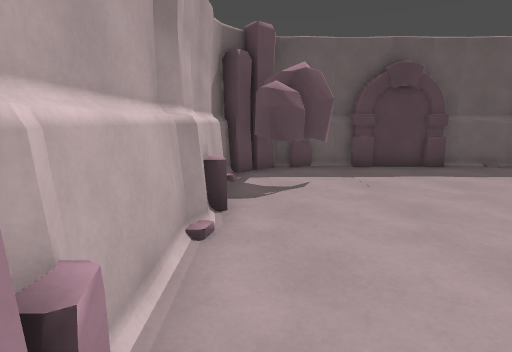
[1] (above)

15 first-person views from a walk through a 3-D level made in the Godot game engine. The camera is 1.4 m above the floor, tilts 10° down and sees 80° across. The floor is counted in squares, 1 m on a side. Each view is taken from the middle of a square. On the plan, view 1 faces up. The plan holds only what a view shows up to about 14 squares ahead; the rest is blank.

[2]
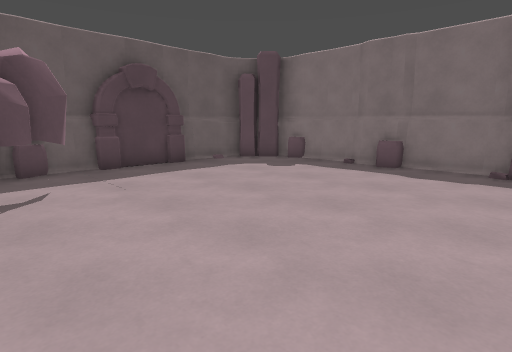

[3]
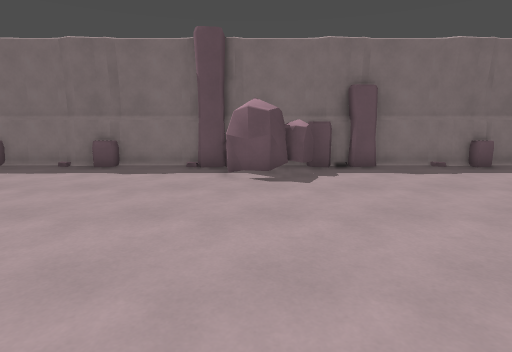

[4]
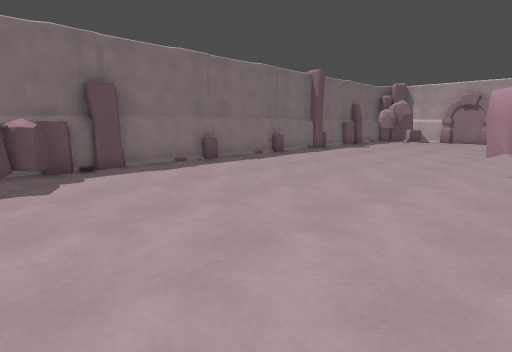

[5]
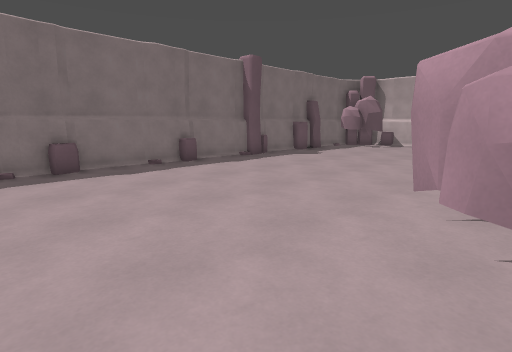

[6]
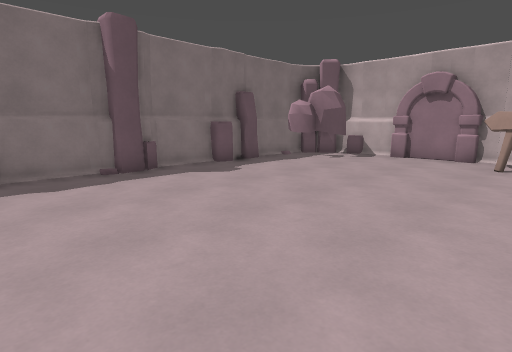

[7]
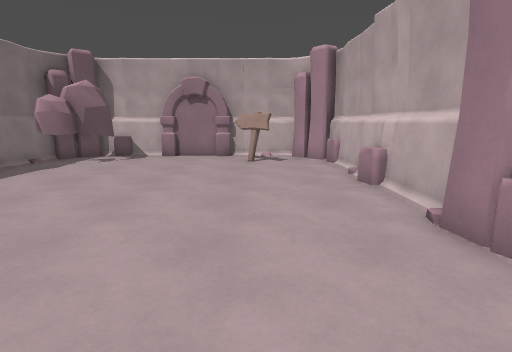

[8]
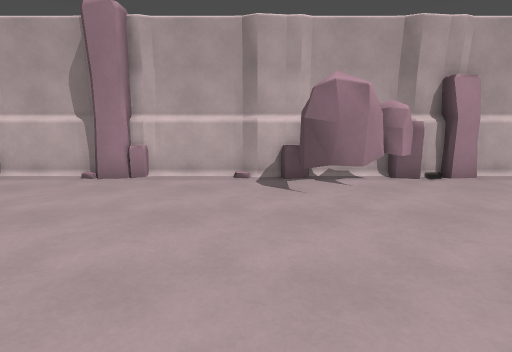

[9]
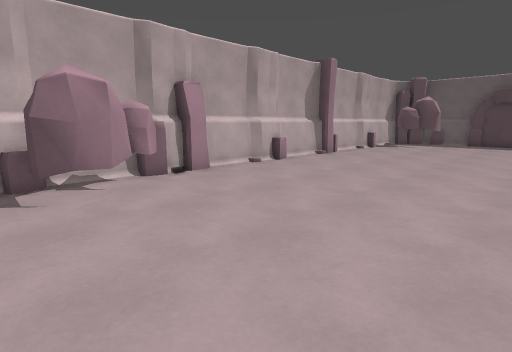

[10]
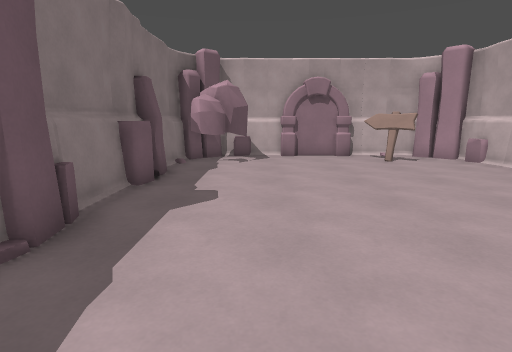

[11]
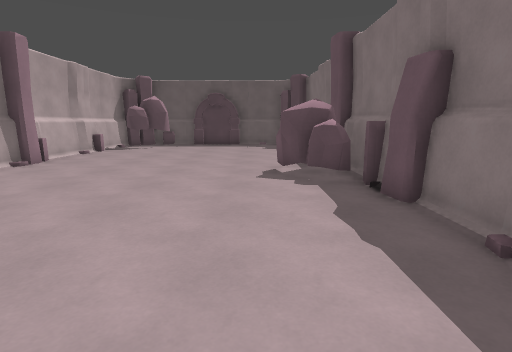

[12]
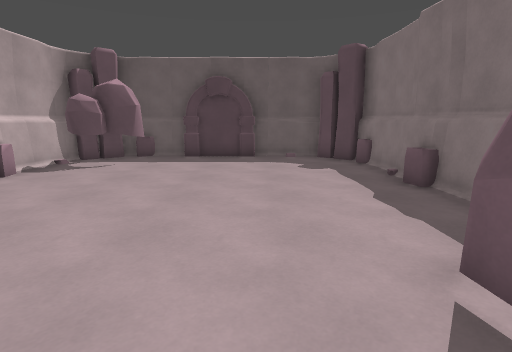

[13]
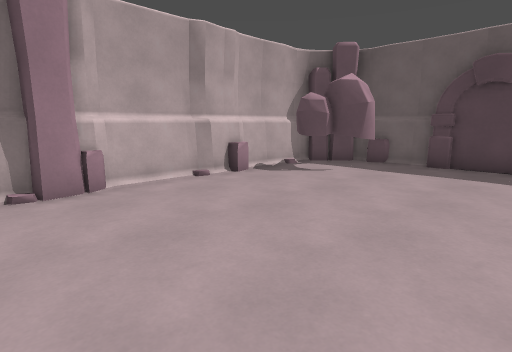

[14]
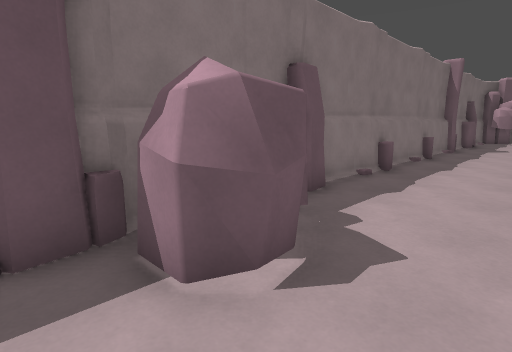

[15]
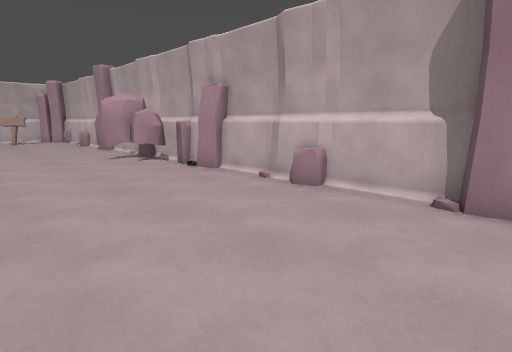

### Floor plan
Key: @ floor where view 1 was taken; # wall or solid block; . floor; R rock; S sign.
Columns run from 1 left of view 1 to 10 right of it. Each row starts with its distance up from view 1.
 10  ##########
  9 ##R.......##
  8 #R#R.......#
  7 #RR........#
  6 #..........#
  5 #..........#
  4 #..........#
  3 #..........#
  2 #..........#
  1 #..........#
  0 #@.......RR#
 -1 #........RR#
 -2 #........RR#
 -3 #.........##
 -4 #..........#
 -5 #..........#
 -6 #..........#
 -7 #..........#
 -8 #..........#
 -9 #R.........#
-10 #RR........#
-11 #RR........#
-12 #..........#
-13 #..........#
-14 #..........#
-15 #..........#
-16 #..........#
-17 #..........#
-18 #..........#
-19 #..........#
-20 #..........#
-21 #..........#
-22 #........RR#
-23 #..S.....#R#
-24 ##..S....###
-25  ##########

Where each view was taken, in squares from view 1:
view 1: 0 up, 0 right, facing up
view 2: 0 up, 0 right, facing up-right
view 3: 1 down, 0 right, facing right
view 4: 1 down, 0 right, facing down-right
view 5: 6 down, 0 right, facing down-right
view 6: 12 down, 1 right, facing down-right
view 7: 12 down, 2 right, facing down
view 8: 12 down, 7 right, facing left
view 9: 12 down, 7 right, facing up-left
view 10: 12 down, 7 right, facing down
view 11: 10 down, 7 right, facing up
view 12: 3 down, 6 right, facing up
view 13: 1 down, 6 right, facing up-left
view 14: 1 up, 6 right, facing down-right
view 15: 1 up, 5 right, facing down-left
